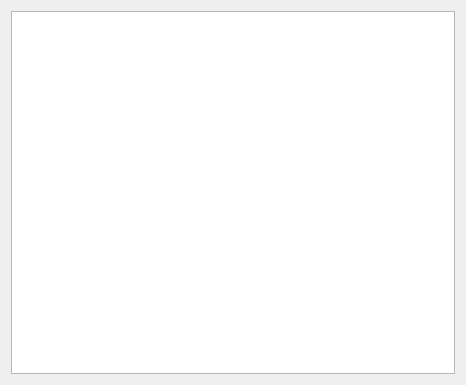
<?xml version="1.0" encoding="UTF-8"?>
<ui version="4.0">
 <class>AssistantPageConclusionsDialog</class>
 <widget class="QWidget" name="AssistantPageConclusionsDialog">
  <property name="geometry">
   <rect>
    <x>0</x>
    <y>0</y>
    <width>466</width>
    <height>385</height>
   </rect>
  </property>
  <property name="minimumSize">
   <size>
    <width>450</width>
    <height>350</height>
   </size>
  </property>
  <layout class="QVBoxLayout" name="verticalLayout">
   <item>
    <widget class="KTextBrowser" name="m_reportInformationBrowser"/>
   </item>
  </layout>
 </widget>
 <customwidgets>
  <customwidget>
   <class>KTextBrowser</class>
   <extends>QTextBrowser</extends>
   <header>ktextbrowser.h</header>
  </customwidget>
 </customwidgets>
 <resources/>
 <connections/>
</ui>
